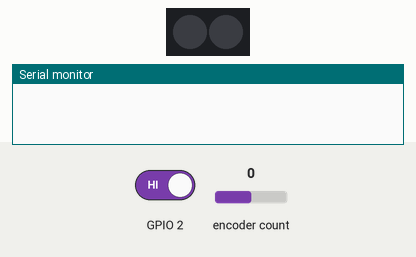
This sketch was run on a simulated ESP8266 (NodeMCU). Shown: 2 RGB LEDs in strip order, left to right, the last lines printed to the serial monitor. Inputs (shaded band) come from the test bench; at power-on: encoder count 0, GPIO 2 HIGH. WiFi joins after 1.5 s; servers stay silent unless stated; uploads are accepted with an empty reply.

Above: at 4.7 s.
4.8 s: encoder count set to 1
At 5.5 s:
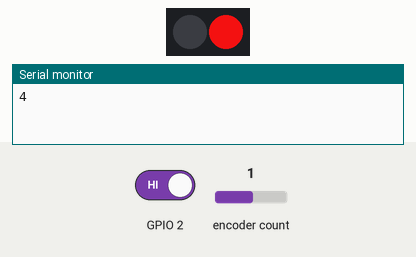
6.3 s: GPIO 2 driven LOW
At 6.8 s:
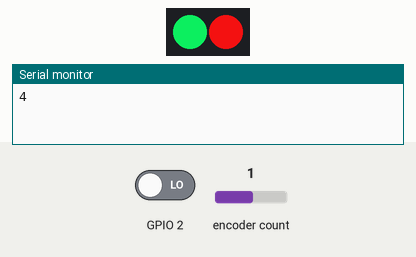
9.3 s: GPIO 2 driven HIGH
12.2 s: encoder count set to 2
At 13.4 s:
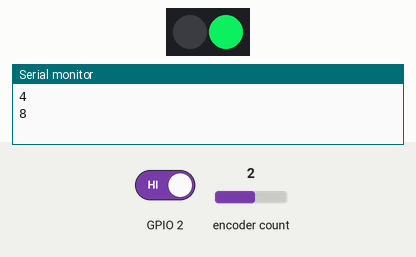
13.7 s: encoder count set to 3
At 14.7 s:
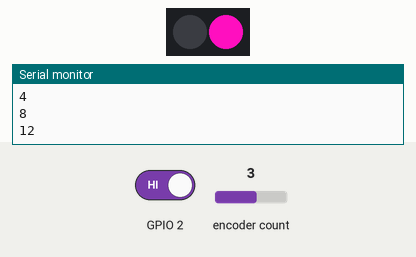
15.2 s: GPIO 2 driven LOW
At 16.0 s:
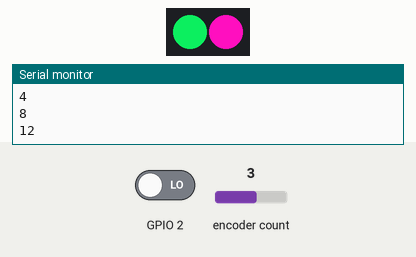
Timing chart, 0 to 19.2 s (numbered marks = the images above; inputs shaded):
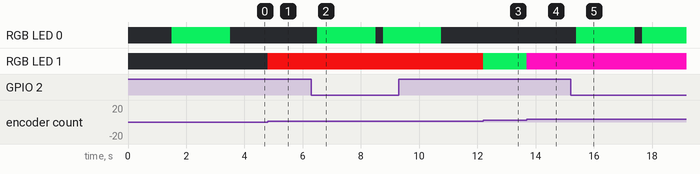

Measured:
- after the input at 4.8 s, RGB LED 1: off → RGB(219, 15, 15) at once
- after the input at 6.3 s, RGB LED 0: off → RGB(10, 204, 81) after 0.20 s, → off 2.0 s later, → RGB(10, 204, 81) 0.26 s later
- after the input at 12.2 s, RGB LED 1: RGB(219, 15, 15) → RGB(10, 204, 81) at once
- after the input at 13.7 s, RGB LED 1: RGB(10, 204, 81) → RGB(255, 15, 191) at once
- after the input at 15.2 s, RGB LED 0: off → RGB(10, 204, 81) after 0.20 s, → off 2.0 s later, → RGB(10, 204, 81) 0.26 s later

The sketch:

iot.ino
```cpp
#include <Encoder.h>
#include <Adafruit_NeoPixel.h>
#include <ESP8266WiFi.h>

Adafruit_NeoPixel ledPixel = Adafruit_NeoPixel(2,13,NEO_GRBW + NEO_KHZ800);
Encoder drehEncoder(14, 12);

const char* ssid = "IHRE SSID";
const char* password = "WLAN-KEY";
const char* host = "IP DES SERVERS";
const int httpPort = 8080;

//Durch einmalige Zeichenkette aus 5 Zeichen ersetzen.
const char* key = "ABCDE";

void setup() {
  Serial.begin(9600);
  ledPixel.begin();

  WiFi.mode(WIFI_STA);
  WiFi.begin(ssid, password);
  while (WiFi.status() !=
  WL_CONNECTED) {
  delay(500);
  }

  //Rechter Pixel blinkt grün, WLAN verbunden
  ledPixel.setPixelColor(0,10,204,81);
  ledPixel.show();
  delay(2000);
  ledPixel.setPixelColor(0,0,0,0);
  ledPixel.show();

  ledPixel.show();
  ledPixel.setPixelColor(1,0,0,0);
  ledPixel.setPixelColor(0,0,0,0);
  ledPixel.show();
}

long baseAntwort  = 0;
int Antwort = 0;

void loop() {
  long newPosition = drehEncoder.read();

  //Auf Pin 2 liegt der Button
  if (digitalRead(2)==LOW && Antwort >0){

    WiFiClient client;
    if (!client.connect(host, httpPort)) {
      Serial.println("connection failed");
      ledPixel.setPixelColor(0,219,15,15);
      ledPixel.show();
      delay(2000);
      ledPixel.setPixelColor(0,0,0,0);
      ledPixel.show();
      return;
    }

    String url = "/vote.php?key=";
    url += key;
    url += "&value=";
    url += Antwort;


  //Rechter Pixel blinkt grün
  ledPixel.setPixelColor(0,10,204,81);
  ledPixel.show();
  delay(2000);
  ledPixel.setPixelColor(0,0,0,0);
  ledPixel.show();


    client.print(String("GET ") + url + " HTTP/1.1\r\n" +
                 "Host: " + host + "\r\n" +
                 "Connection: close\r\n\r\n");
    unsigned long timeout = millis();
    while (client.available() == 0) {
      if (millis() - timeout > 5000) {
        Serial.println(">>> Client Timeout !");
        client.stop();
        return;
      }
    }

  }

  if(newPosition == baseAntwort+4){
    if(Antwort<5){
    Antwort++;
    baseAntwort = newPosition;
    Serial.println(newPosition);
    }else{
       baseAntwort = newPosition;
    }
  }

  if(newPosition == baseAntwort-4){
    if(Antwort>1){
     Antwort--;
     baseAntwort = newPosition;
     Serial.println(newPosition);
    }else{
       baseAntwort = newPosition;
    }
  }

   if(Antwort == 0){
      ledPixel.setPixelColor(1,0,0,0);
   }

   if(Antwort == 1){
      ledPixel.setPixelColor(1,219,15,15);
   }

   if(Antwort == 2){
     ledPixel.setPixelColor(1,10,204,81);
   }

   if(Antwort == 3){
    ledPixel.setPixelColor(1,255,15,191);
   }

   if(Antwort == 4){
    ledPixel.setPixelColor(1,255,154,22);
   }

   if(Antwort == 5){
    ledPixel.setPixelColor(1,22,95,255);
   }
   ledPixel.show();
}
```
